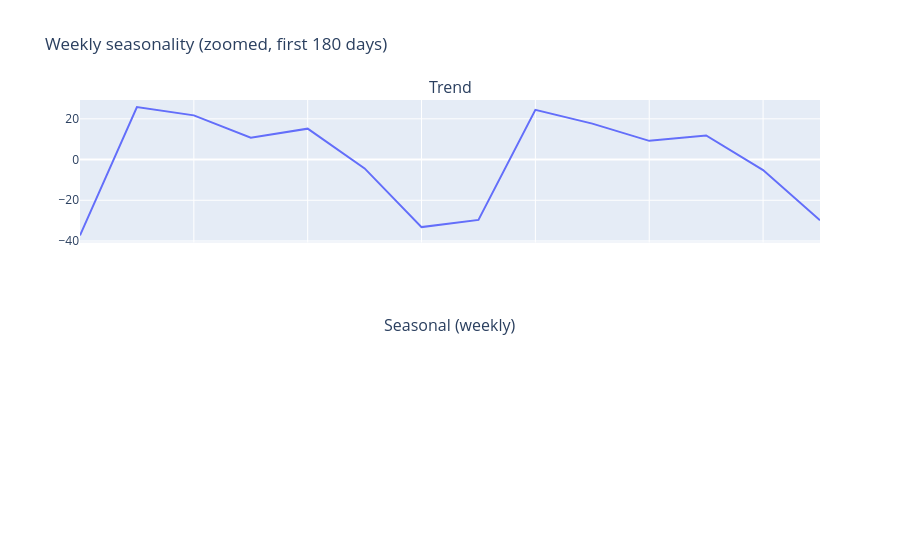

Source (notebook cell):
### Code cell
fig_zoom = go.Figure()
fig_zoom = make_subplots(rows=2, cols=1, shared_xaxes=True,
                     subplot_titles=("Trend", "Seasonal (weekly)", "Seasonal (yearly)", "Residual"))
fig_zoom.add_trace(go.Scatter(
    x=result.seasonal.index[:180],
    y=result.seasonal["seasonal_7"].iloc[:180],
    mode="lines",
    name = "1st 180 days"
    
))
fig_zoom.add_trace(go.Scatter(
    x=result.seasonal.index[-180:],
    y=result.seasonal["seasonal_7"].iloc[-180:],
    mode="lines"
))
fig_zoom.update_layout(title="Weekly seasonality (zoomed, first 180 days)")
fig_zoom.show()

### Figure 1 — Plotly figure (JSON) as saved in the notebook; plotly's stock layout.template omitted (floating-point values rounded to 4 significant figures)
{"data": [{"mode": "lines", "name": "1st 180 days", "type": "scatter", "x": ["2018-01-01T00:00:00", "2018-01-02T00:00:00", "2018-01-03T00:00:00", "2018-01-04T00:00:00", "2018-01-05T00:00:00", "2018-01-06T00:00:00", "2018-01-07T00:00:00", "2018-01-08T00:00:00", "2018-01-09T00:00:00", "2018-01-10T00:00:00", "2018-01-11T00:00:00", "2018-01-12T00:00:00", "2018-01-13T00:00:00", "2018-01-14T00:00:00"], "y": [-37.24, 25.75, 21.7, 10.7, 15.18, -4.354, -33.17, -29.65, 24.42, 17.66, 9.193, 11.86, -5.174, -29.83]}], "layout": {"annotations": [{"font": {"size": 16}, "showarrow": false, "text": "Trend", "x": 0.5, "xanchor": "center", "xref": "paper", "y": 1, "yanchor": "bottom", "yref": "paper"}, {"font": {"size": 16}, "showarrow": false, "text": "Seasonal (weekly)", "x": 0.5, "xanchor": "center", "xref": "paper", "y": 0.375, "yanchor": "bottom", "yref": "paper"}], "title": {"text": "Weekly seasonality (zoomed, first 180 days)"}, "xaxis": {"anchor": "y", "domain": [0, 1], "matches": "x2", "showticklabels": false}, "xaxis2": {"anchor": "y2", "domain": [0, 1]}, "yaxis": {"anchor": "x", "domain": [0.625, 1]}, "yaxis2": {"anchor": "x2", "domain": [0, 0.375]}}}
